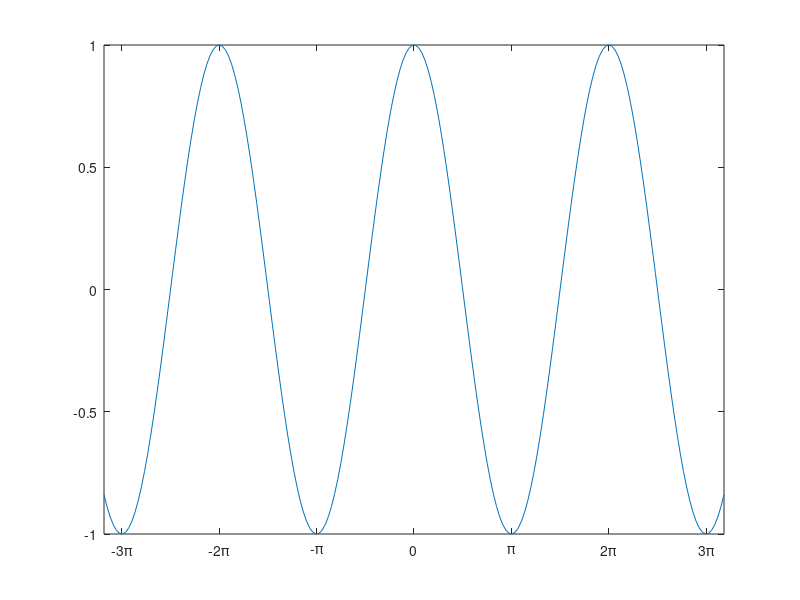

MATLAB code for this plot:
clc; clear all; close all;

x = linspace(-10,10,200);
y = cos(x);
plot(x,y)

xticks([-3*pi -2*pi -pi 0 pi 2*pi 3*pi])
xticklabels({'-3\pi','-2\pi','-\pi','0','\pi','2\pi','3\pi'})
%yticks([-1 -0.8 -0.2 0 0.2 0.8 1])
